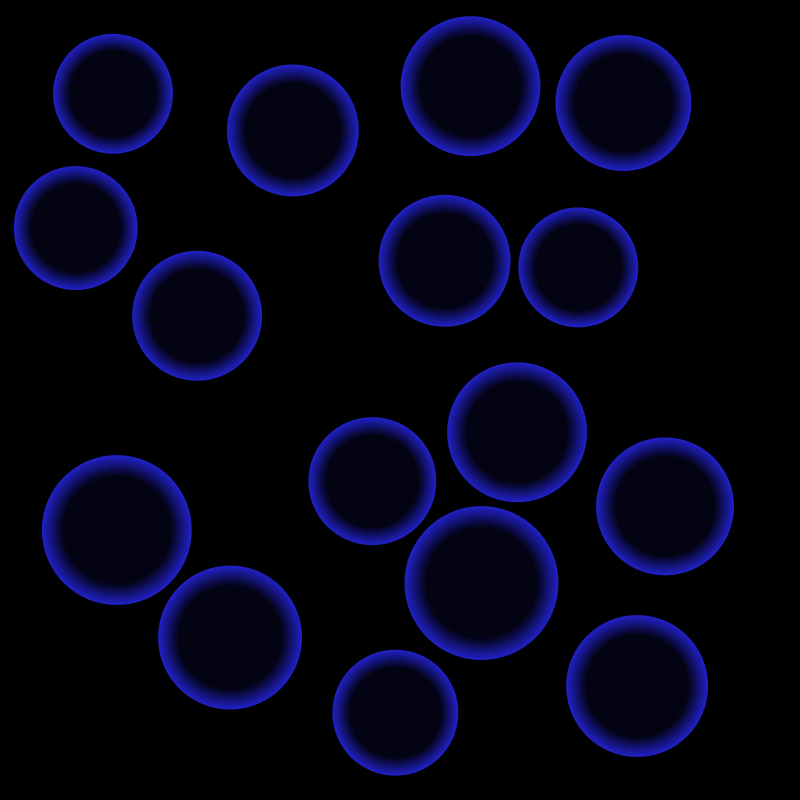
Frame 1 (no input)
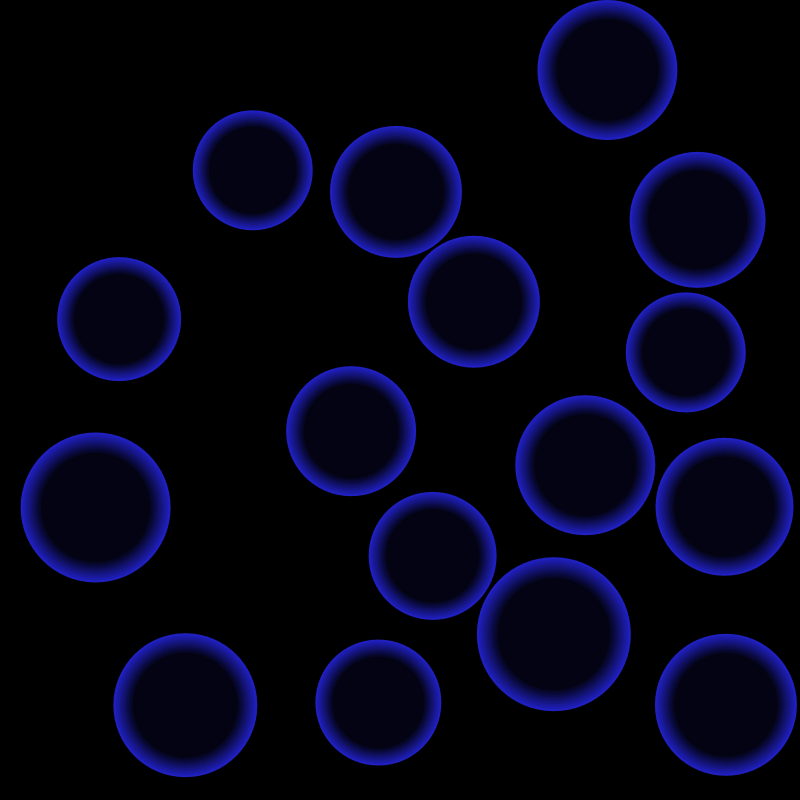
Frame 60 (the mouse pressed at the canvas centre just before this capture)
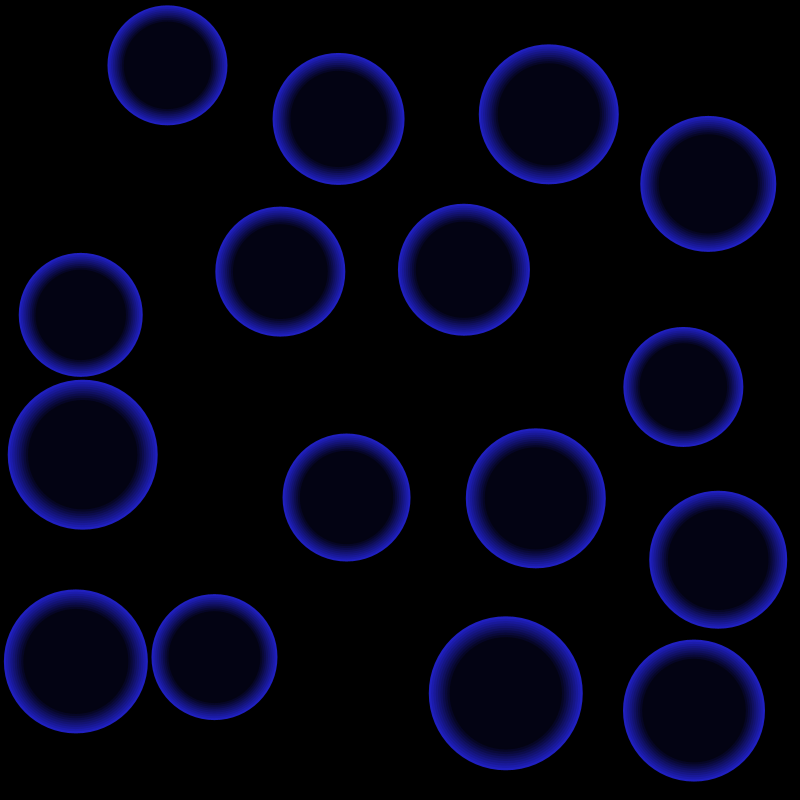
Frame 120 (the mouse held since frame 60 and released just before this capture)

The Processing sketch that drew these frames (run headless with seeded random() and noise(); from frame 60 on, the mouse is pressed at the canvas centre):

// Processing sketch: Balls_Collision
// ── Balls_Collision.pde
Ball[] ball;

void setup()
{
  size(800, 800);
  //fullScreen();
  ball = new Ball[16];

  for (int i=0; i<ball.length; i++)
  {
    ball[i] = new Ball(i);
  }
}

void draw()
{
  background(0);

  for (int i=0; i<ball.length; i++)
  {
    ball[i].update();
  }

  for (int i=0; i<ball.length; i++)
  {
    for (int j=i+1; j<ball.length; j++)
    {
      if(dist(ball[i].pos.x, ball[i].pos.y, ball[j].pos.x, ball[j].pos.y) < ball[i].raio+ball[j].raio)
      {
        float iCombinedSpeed = dist(0, 0, ball[i].speed.x, ball[i].speed.y);
        float jCombinedSpeed = dist(0, 0, ball[j].speed.x, ball[j].speed.y);
        float combinedSpeedAVG = (iCombinedSpeed+jCombinedSpeed)/2;
        ball[i].speed.x = combinedSpeedAVG*cos(atan2(ball[i].pos.y-ball[j].pos.y, ball[i].pos.x-ball[j].pos.x));
        ball[i].speed.y = combinedSpeedAVG*sin(atan2(ball[i].pos.y-ball[j].pos.y, ball[i].pos.x-ball[j].pos.x));
        ball[j].speed.x = -combinedSpeedAVG*cos(atan2(ball[i].pos.y-ball[j].pos.y, ball[i].pos.x-ball[j].pos.x));
        ball[j].speed.y = -combinedSpeedAVG*sin(atan2(ball[i].pos.y-ball[j].pos.y, ball[i].pos.x-ball[j].pos.x));
      }
    }
  }

  for (int i=0; i<ball.length; i++)
  {
    ball[i].show();
  }
}
// ── Ball.pde
class Ball
{
  PVector pos, speed;
  int index, raio = int(random(60, 80));

  Ball(int i)
  {
    index = i;
    speed = new PVector(random(2, 3), random(2, 3));

    boolean valido;

    do
    {
      valido = true;

      pos = new PVector(random(raio, width-raio), random(raio, height-raio));

      for (int k=0; k<i; k++)
      {
        if (dist(pos.x, pos.y, ball[k].pos.x, ball[k].pos.y) < raio+ball[k].raio)
        {
          valido = false;
        }

        //ball[k] = new Ball(k);
      }
    } 
    while (!valido);
  }

  void update()
  {
    pos.x += speed.x;
    pos.y += speed.y;

    if (pos.x-raio<0)
    {
      speed.x *= -1;
      pos.x = raio;
    }

    if (pos.x+raio>width)
    {
      speed.x *= -1;
      pos.x = width-raio;
    }

    if (pos.y-raio<0)
    {
      speed.y *= -1;
      pos.y = raio;
    }

    if (pos.y+raio>height)
    {
      speed.y *= -1;
      pos.y = height-raio;
    }
  }

  void show()
  {
    int iteracoes = 10;
    for (int i=0; i<iteracoes; i++)
    {
      fill(map(i, 0, iteracoes, 32, 0), map(i, 0, iteracoes, 32, 0), map(i, 0, iteracoes, 192, 0));
      noStroke();
      float tmpRaio = map(i, 0, iteracoes, raio, raio*0.7);
      ellipse(pos.x, pos.y, 2*tmpRaio, 2*tmpRaio);
    }
    //strokeWeight(20);
    //stroke(64, 64, 192);
  }
}
